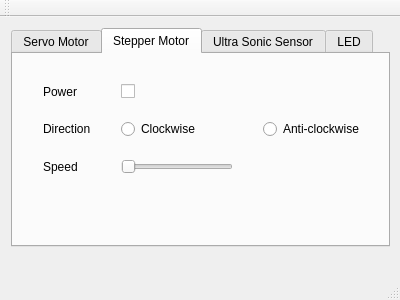
<?xml version="1.0" encoding="UTF-8"?>
<ui version="4.0">
 <class>MainWindow</class>
 <widget class="QMainWindow" name="MainWindow">
  <property name="geometry">
   <rect>
    <x>0</x>
    <y>0</y>
    <width>400</width>
    <height>300</height>
   </rect>
  </property>
  <property name="windowTitle">
   <string>MainWindow</string>
  </property>
  <widget class="QWidget" name="centralWidget">
   <widget class="QWidget" name="verticalLayoutWidget">
    <property name="geometry">
     <rect>
      <x>0</x>
      <y>0</y>
      <width>401</width>
      <height>241</height>
     </rect>
    </property>
    <layout class="QVBoxLayout" name="verticalLayout">
     <property name="sizeConstraint">
      <enum>QLayout::SetMinimumSize</enum>
     </property>
     <item>
      <widget class="QTabWidget" name="tabWidget">
       <property name="currentIndex">
        <number>1</number>
       </property>
       <widget class="QWidget" name="tab">
        <attribute name="title">
         <string>Servo Motor</string>
        </attribute>
        <widget class="QWidget" name="gridLayoutWidget">
         <property name="geometry">
          <rect>
           <x>0</x>
           <y>0</y>
           <width>381</width>
           <height>82</height>
          </rect>
         </property>
         <layout class="QGridLayout" name="gridLayout">
          <property name="leftMargin">
           <number>30</number>
          </property>
          <property name="topMargin">
           <number>30</number>
          </property>
          <property name="rightMargin">
           <number>30</number>
          </property>
          <property name="bottomMargin">
           <number>30</number>
          </property>
          <item row="0" column="1">
           <widget class="QSlider" name="servoSpeed">
            <property name="orientation">
             <enum>Qt::Horizontal</enum>
            </property>
           </widget>
          </item>
          <item row="0" column="0">
           <widget class="QLabel" name="servoPowerL">
            <property name="text">
             <string>Speed</string>
            </property>
           </widget>
          </item>
         </layout>
        </widget>
        <widget class="QPushButton" name="pushButton">
         <property name="geometry">
          <rect>
           <x>60</x>
           <y>120</y>
           <width>75</width>
           <height>23</height>
          </rect>
         </property>
         <property name="text">
          <string>PushButton</string>
         </property>
         <property name="checkable">
          <bool>false</bool>
         </property>
        </widget>
        <widget class="QLineEdit" name="lineEdit">
         <property name="geometry">
          <rect>
           <x>180</x>
           <y>120</y>
           <width>113</width>
           <height>20</height>
          </rect>
         </property>
        </widget>
        <widget class="QLabel" name="label">
         <property name="geometry">
          <rect>
           <x>100</x>
           <y>170</y>
           <width>47</width>
           <height>13</height>
          </rect>
         </property>
         <property name="text">
          <string>TextLabel</string>
         </property>
        </widget>
       </widget>
       <widget class="QWidget" name="tab_2">
        <attribute name="title">
         <string>Stepper Motor</string>
        </attribute>
        <widget class="QWidget" name="gridLayoutWidget_2">
         <property name="geometry">
          <rect>
           <x>0</x>
           <y>0</y>
           <width>381</width>
           <height>152</height>
          </rect>
         </property>
         <layout class="QGridLayout" name="gridLayout_2">
          <property name="leftMargin">
           <number>30</number>
          </property>
          <property name="topMargin">
           <number>30</number>
          </property>
          <property name="rightMargin">
           <number>30</number>
          </property>
          <property name="bottomMargin">
           <number>30</number>
          </property>
          <property name="horizontalSpacing">
           <number>30</number>
          </property>
          <property name="verticalSpacing">
           <number>20</number>
          </property>
          <item row="2" column="1">
           <widget class="QSlider" name="stepperSpeed">
            <property name="orientation">
             <enum>Qt::Horizontal</enum>
            </property>
           </widget>
          </item>
          <item row="1" column="1">
           <widget class="QRadioButton" name="stepperClock">
            <property name="text">
             <string>Clockwise</string>
            </property>
           </widget>
          </item>
          <item row="0" column="1">
           <widget class="QCheckBox" name="stepperPower">
            <property name="text">
             <string/>
            </property>
           </widget>
          </item>
          <item row="1" column="0">
           <widget class="QLabel" name="stepperDirL">
            <property name="text">
             <string>Direction</string>
            </property>
           </widget>
          </item>
          <item row="0" column="0">
           <widget class="QLabel" name="stepperPowerL">
            <property name="text">
             <string>Power</string>
            </property>
           </widget>
          </item>
          <item row="2" column="0">
           <widget class="QLabel" name="stepperSpeedL">
            <property name="text">
             <string>Speed</string>
            </property>
           </widget>
          </item>
          <item row="1" column="2">
           <widget class="QRadioButton" name="stepperAnti">
            <property name="text">
             <string>Anti-clockwise</string>
            </property>
           </widget>
          </item>
         </layout>
        </widget>
       </widget>
       <widget class="QWidget" name="tab_3">
        <attribute name="title">
         <string>Ultra Sonic Sensor</string>
        </attribute>
        <widget class="QWidget" name="gridLayoutWidget_3">
         <property name="geometry">
          <rect>
           <x>0</x>
           <y>0</y>
           <width>381</width>
           <height>118</height>
          </rect>
         </property>
         <layout class="QGridLayout" name="gridLayout_3">
          <property name="leftMargin">
           <number>30</number>
          </property>
          <property name="topMargin">
           <number>30</number>
          </property>
          <property name="rightMargin">
           <number>30</number>
          </property>
          <property name="bottomMargin">
           <number>30</number>
          </property>
          <property name="horizontalSpacing">
           <number>30</number>
          </property>
          <property name="verticalSpacing">
           <number>20</number>
          </property>
          <item row="0" column="1">
           <widget class="QCheckBox" name="ultraPower">
            <property name="text">
             <string/>
            </property>
           </widget>
          </item>
          <item row="1" column="1">
           <widget class="QProgressBar" name="ultraDistance">
            <property name="value">
             <number>24</number>
            </property>
           </widget>
          </item>
          <item row="0" column="0">
           <widget class="QLabel" name="ultraPowerL">
            <property name="text">
             <string>Power</string>
            </property>
           </widget>
          </item>
          <item row="1" column="0">
           <widget class="QLabel" name="ultraDistanceL">
            <property name="text">
             <string>Distance</string>
            </property>
           </widget>
          </item>
         </layout>
        </widget>
       </widget>
       <widget class="QWidget" name="tab_4">
        <attribute name="title">
         <string>LED</string>
        </attribute>
        <widget class="QWidget" name="gridLayoutWidget_4">
         <property name="geometry">
          <rect>
           <x>0</x>
           <y>0</y>
           <width>381</width>
           <height>106</height>
          </rect>
         </property>
         <layout class="QGridLayout" name="gridLayout_4">
          <property name="leftMargin">
           <number>30</number>
          </property>
          <property name="topMargin">
           <number>30</number>
          </property>
          <property name="rightMargin">
           <number>30</number>
          </property>
          <property name="bottomMargin">
           <number>30</number>
          </property>
          <property name="horizontalSpacing">
           <number>30</number>
          </property>
          <property name="verticalSpacing">
           <number>20</number>
          </property>
          <item row="0" column="1">
           <widget class="QCheckBox" name="ledgPower">
            <property name="text">
             <string/>
            </property>
           </widget>
          </item>
          <item row="1" column="1">
           <widget class="QCheckBox" name="ledbPower">
            <property name="text">
             <string/>
            </property>
           </widget>
          </item>
          <item row="0" column="0">
           <widget class="QLabel" name="ledgPowerL">
            <property name="text">
             <string>Toggle Green LED</string>
            </property>
           </widget>
          </item>
          <item row="1" column="0">
           <widget class="QLabel" name="ledbPowerL">
            <property name="text">
             <string>Toggle Blue LED</string>
            </property>
           </widget>
          </item>
         </layout>
        </widget>
       </widget>
      </widget>
     </item>
    </layout>
   </widget>
  </widget>
  <widget class="QMenuBar" name="menuBar">
   <property name="geometry">
    <rect>
     <x>0</x>
     <y>0</y>
     <width>400</width>
     <height>21</height>
    </rect>
   </property>
  </widget>
  <widget class="QToolBar" name="mainToolBar">
   <attribute name="toolBarArea">
    <enum>TopToolBarArea</enum>
   </attribute>
   <attribute name="toolBarBreak">
    <bool>false</bool>
   </attribute>
  </widget>
  <widget class="QStatusBar" name="statusBar"/>
 </widget>
 <layoutdefault spacing="6" margin="11"/>
 <resources/>
 <connections/>
</ui>
